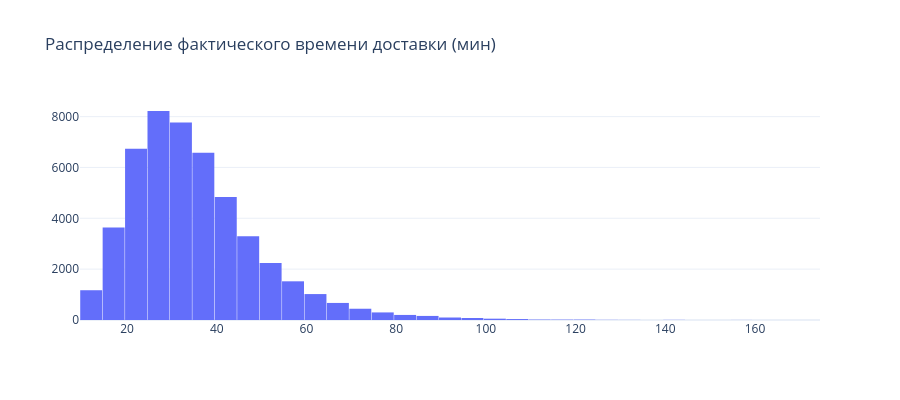

This figure's notebook cell:
### Markdown cell above
## Часть 2. Таргет и выбросы

Распределение, квантили, экстремумы и их правдоподобность.

### Code cell
t = d['actual_delivery_time_minutes']
print(t.describe().round(1).to_string())
print()
for q in [0.90, 0.95, 0.99]:
    print(f'p{int(q*100)}: {t.quantile(q):.1f} мин')
print(f'> 60 мин: {(t > 60).mean():.2%} | > 90 мин: {(t > 90).mean():.2%} | max: {t.max():.0f} мин')

fig = go.Figure()
fig.add_trace(go.Histogram(x=t, nbinsx=70, marker_color='#636EFA'))
fig.update_layout(height=400, title='Распределение фактического времени доставки (мин)',
                  template='plotly_white', bargap=0.02)
fig.show()

### Figure 1 — Plotly figure (JSON) as saved in the notebook; plotly's stock layout.template omitted (floating-point values rounded to 4 significant figures; data arrays with more than 128 entries replaced by an {"elided": "..."} marker saying what was removed)
{"data": [{"marker": {"color": "#636EFA"}, "nbinsx": 70, "type": "histogram", "x": {"elided": "49132 float values"}}], "layout": {"bargap": 0.02, "height": 400, "title": {"text": "Распределение фактического времени доставки (мин)"}}}
